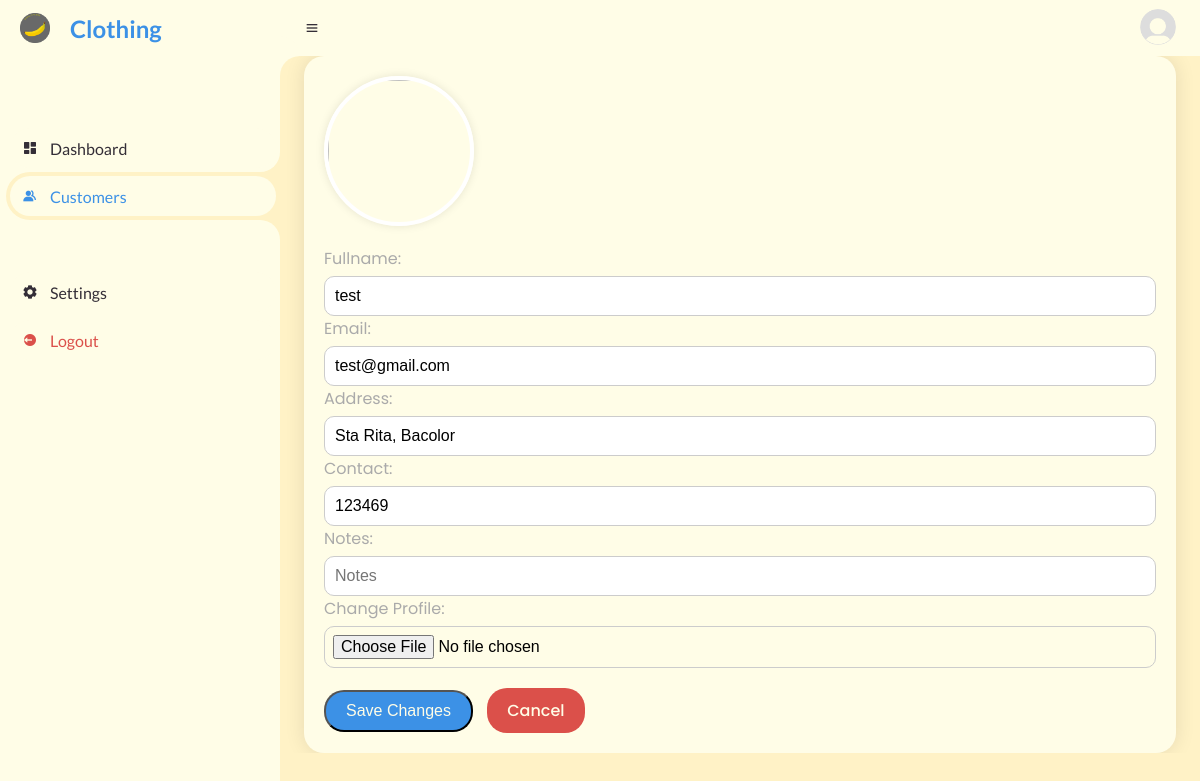
Page /crud/updatecustomer.php?id=2 (signed in) on the committed database.
### tables this page shows
CREATE TABLE `customer_account` (
  `id` int(11) NOT NULL,
  `barcode_image` varchar(255) NOT NULL,
  `profpic` varchar(255) NOT NULL,
  `FullName` varchar(50) NOT NULL,
  `Email` varchar(50) NOT NULL,
  `Address` varchar(255) NOT NULL,
  `Contact` double NOT NULL,
  `TotalVisits` int(11) NOT NULL,
  `LoyaltyPoints` int(11) NOT NULL,
  `TotalPurchase` int(11) NOT NULL,
  `Notes` varchar(100) NOT NULL
);

### crud/updatecustomer.php (the view, shortened to what this page needs)
<?php
require_once '../include/dbcon.php';
$customerId = $_GET['id'];
try {
    $pdoQuery = "SELECT * FROM customer_account WHERE id=:id";
    $pdoResult = $pdoConnect->prepare($pdoQuery);
    $pdoResult->execute(['id' => $customerId]);
    $customer = $pdoResult->fetch();
} catch (PDOException $error) {
    echo "Error: " . $error->getMessage();
    exit;
}
?>
<!DOCTYPE html>
<html lang="en">
<head>
    <link href='https://unpkg.com/boxicons@2.0.9/css/boxicons.min.css' rel='stylesheet'>
    <link rel="stylesheet" href="../admincss/styles.css">
    <link rel="stylesheet" href="../admincss/update.css">
</head>
<body>
    <section id="sidebar">
        <a href="#" class="brand">
            <img src="../admin/Picsart_24-03-29_12-28-55-400.png">
            <span class="text">Clothing</span>
        </a>
        <ul class="side-menu top">
            <li>
                <a href="../admin/dashboard.php">
                    <i class='bx bxs-dashboard' ></i>
                    <span class="text">Dashboard</span>
                </a>
            </li>
            <li class="active">
                <a href="#">
                    <i class='bx bxs-group' ></i>
                    <span class="text">Customers</span>
                </a>
            </li>
        </ul>
        <ul class="side-menu">
            <li>
                <a href="#">
                    <i class='bx bxs-cog' ></i>
                    <span class="text">Settings</span>
                </a>
            </li>
            <li>
                <a href="logout.php" class="logout">
                    <i class='bx bxs-log-out-circle' ></i>
                    <span class="text">Logout</span>
                </a>
            </li>
        </ul>
    </section>
    <section id="content">
        <nav>
            <i class='bx bx-menu' ></i>
            <a href="#" class="profile">
                <img src="../image/default_profile.png">
            </a>
        </nav>
        <main>
            <div class="update-profile">
                <form action="updatecustomer.php?id=<?php echo $_GET["id"]; ?>" method="post" enctype="multipart/form-data">
                    <?php
                        if (isset($customer['profpic'])) {
                            $imagePath = '../uploaded_image/' . $customer['profpic'];
                            echo '<img src="' . (file_exists($imagePath) ? $imagePath : "../image/profile.png") . '">';
                        } else {
                            echo '<img src="../image/profile.png">';
                        }
                    ?>
                    <div class="flex">
                        <div class="inputBox">
                            <span>Fullname: </span>
                            <input type="text" name="FName" value="<?php echo $customer['FullName']; ?>" required placeholder="FullName" class="box">
                            <span>Email: </span>
                            <input type="email" name="Email" value="<?php echo $customer['Email']; ?>" required placeholder="Email" class="box">
                            <span>Address: </span>
                            <input type="text" name="Address" value="<?php echo $customer['Address']; ?>" required placeholder="Address" class="box">
                            <span>Contact: </span>
                            <input type="number" name="Contact" value="<?php echo $customer['Contact']; ?>" required placeholder="Contact" class="box">
                            <span>Notes: </span>
                            <input type="text" name="addNotes" value="<?php echo $customer['Notes']; ?>" placeholder="Notes" class="box">
                            <span>Change Profile: </span>
                            <input type="file" name="profile" accept="image/jpg, image/jpeg, image/png" class="box">
                        </div>
                    </div>
                    <input type="submit" name="modify" value="Save Changes" class="btn">
                    <a href="../admin/customers.php" class="delete-btn">Cancel</a>
                </form>
            </div>
        </main>
    </section>
</body>
</html>

### customercss/styles.css (style rules this page uses)
* { margin: 0; padding: 0; box-sizing: border-box; }
a { text-decoration: none; }
li { list-style: none; }
:root { --poppins: "Poppins", sans-serif; --lato: "Lato", sans-serif; --light: #f9f9f9; --blue: #3c91e6; --light-blue: #cfe8ff; --grey: #eee; --dark-grey: #aaaaaa; --dark: #342e37; --red: #db504a; --yellow: #ffce26; --light-yellow: #fff2c6; --orange: #fd7238; --light-orange: #ffe0d3; }
html { overflow-x: hidden; }
body { background: var(--light-yellow); overflow-x: hidden; }
#sidebar { position: fixed; top: 0; left: 0; width: 280px; height: 100%; background: #fffde7; z-index: 2000; font-family: var(--lato); transition: 0.3s ease; overflow-x: hidden; scrollbar-width: none; }
#sidebar .brand { font-size: 24px; font-weight: 700; height: 56px; display: flex; align-items: center; color: var(--blue); position: sticky; top: 0; left: 0; background: #fffde7; z-index: 500; padding-bottom: 20px; box-sizing: content-box; }
#sidebar .brand img { height: 30px; margin-left: 20px; margin-right: 20px; display: flex; }
#sidebar .side-menu { width: 100%; margin-top: 48px; }
#sidebar .side-menu li { height: 48px; background: transparent; margin-left: 6px; border-radius: 48px 0 0 48px; padding: 4px; }
#sidebar .side-menu li.active { background: var(--light-yellow); position: relative; }
#sidebar .side-menu li.active::before { content: ""; position: absolute; width: 40px; height: 40px; border-radius: 50%; top: -40px; right: 0; box-shadow: 20px 20px 0 var(--light-yellow); z-index: -1; }
#sidebar .side-menu li.active::after { content: ""; position: absolute; width: 40px; height: 40px; border-radius: 50%; bottom: -40px; right: 0; box-shadow: 20px -20px 0 var(--light-yellow); z-index: -1; }
#sidebar .side-menu li a { width: 100%; height: 100%; background: #fffde7; display: flex; align-items: center; border-radius: 48px; font-size: 16px; color: var(--dark); white-space: nowrap; overflow-x: hidden; }
#sidebar .side-menu.top li.active a { color: var(--blue); }
#sidebar .side-menu li a.logout { color: var(--red); }
#sidebar .side-menu li a .bx { min-width: calc(60px - ((4px + 6px) * 2)); display: flex; justify-content: center; }
#content { position: relative; width: calc(100% - 280px); left: 280px; transition: 0.3s ease; }
#content nav { height: 56px; background: #fffde7; padding: 0 24px; display: flex; align-items: center; grid-gap: 24px; font-family: var(--lato); position: sticky; top: 0; left: 0; z-index: 1000; }
#content nav::before { content: ""; position: absolute; width: 40px; height: 40px; bottom: -40px; left: 0; border-radius: 50%; box-shadow: -20px -20px 0 #fffde7; }
#content nav a { color: var(--dark); }
#content nav .bx.bx-menu { cursor: pointer; color: var(--dark); }
#content nav .profile img { width: 36px; height: 36px; object-fit: cover; border-radius: 50%; }
#content main { width: 100%; padding: 0 24px; font-family: var(--poppins); max-height: calc(100vh - 56px); overflow-y: auto; }

### customercss/update.css (style rules this page uses)
* { margin: 0; padding: 0; box-sizing: border-box; }
a { text-decoration: none; }
li { list-style: none; }
:root { --poppins: "Poppins", sans-serif; --lato: "Lato", sans-serif; --light: #f9f9f9; --blue: #3c91e6; --light-blue: #cfe8ff; --grey: #eee; --dark-grey: #aaaaaa; --dark: #342e37; --red: #db504a; --yellow: #ffce26; --light-yellow: #fff2c6; --orange: #fd7238; --light-orange: #ffe0d3; }
body { font-family: var(--poppins); background-color: var(--light-yellow); }
.update-profile { background-color: #fffde7; border-radius: 20px; box-shadow: 0 0 20px rgba(0, 0, 0, 0.1); padding: 20px; }
.update-profile img { width: 150px; height: 150px; border-radius: 50%; object-fit: cover; border: 4px solid #fff; box-shadow: 0 0 10px rgba(0, 0, 0, 0.1); margin-bottom: 20px; }
.inputBox { margin-bottom: 20px; }
.inputBox span { font-size: 16px; color: var(--dark-grey); display: block; margin-bottom: 5px; }
.inputBox input { width: 100%; padding: 10px; border-radius: 10px; border: 1px solid #ccc; outline: none; font-size: 16px; }
.inputBox input[type="file"] { padding: 8px; }
.btn { display: inline-block; padding: 10px 20px; border-radius: 20px; background-color: var(--blue); color: #fffde7; text-decoration: none; font-size: 16px; font-weight: 500; transition: background-color 0.3s ease; }
.delete-btn { display: inline-block; padding: 10px 20px; border-radius: 20px; background-color: var(--red); color: #fffde7; text-decoration: none; font-size: 16px; font-weight: 500; transition: background-color 0.3s ease; margin-left: 10px; }

### rows in the picture
customer_account: FName "test", Email "test@gmail.com", Address "Sta Rita, Bacolor", Contact "123469"
